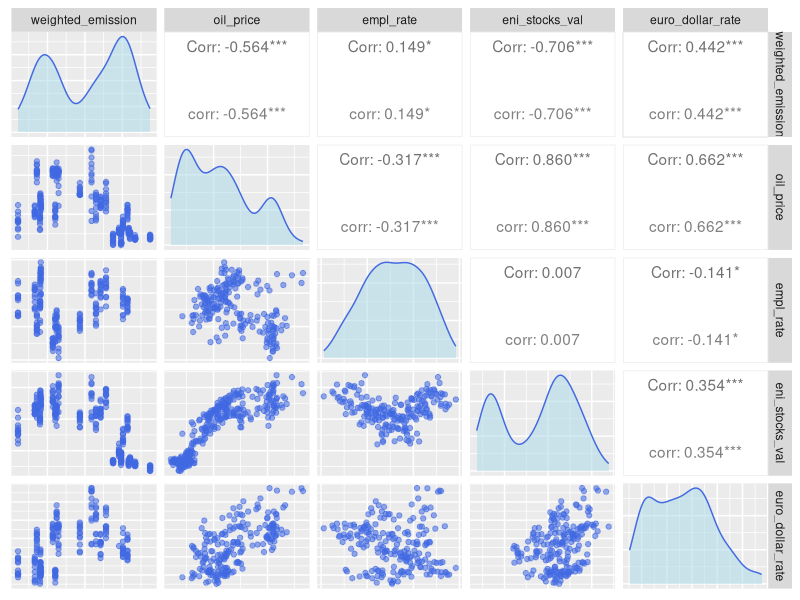
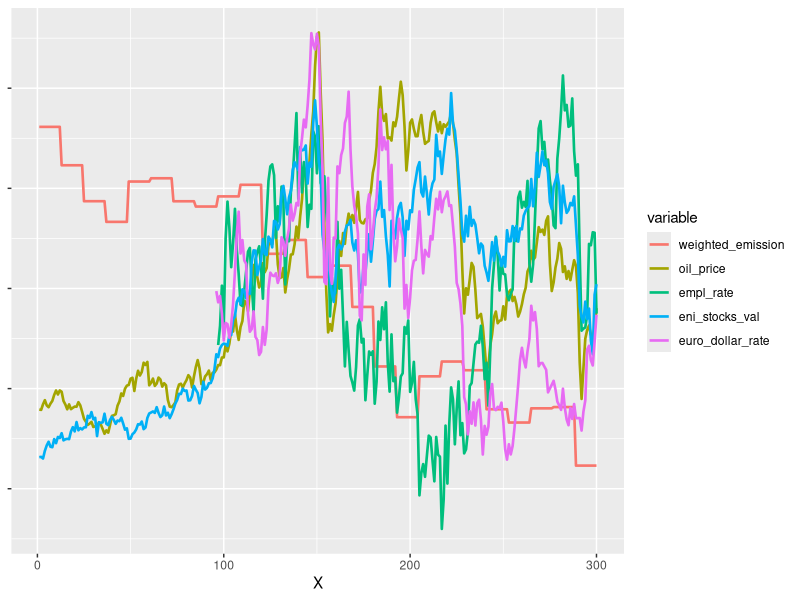
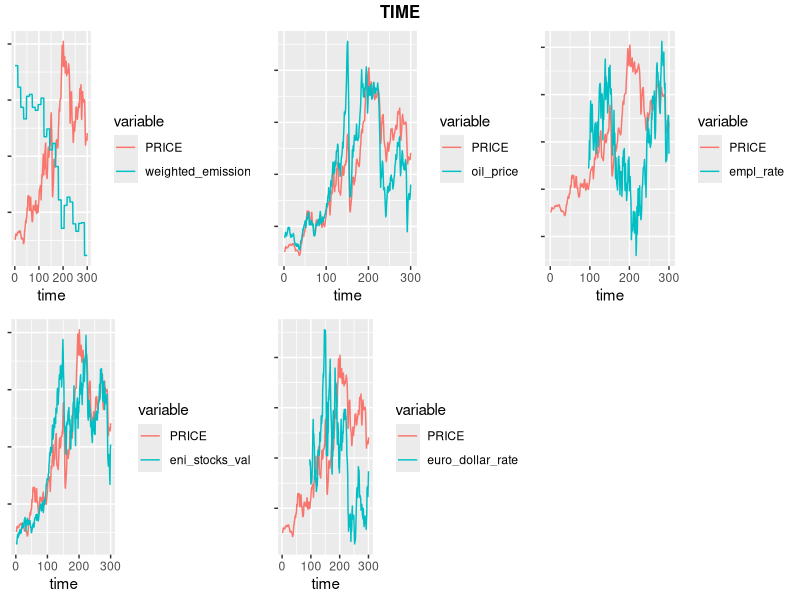

These figures' R source, in order:
library(ggpubr)
library(ggplot2)
library(GGally)
library(dplyr)
library(reshape)
library(rlist)

data <- read.csv('data/merged_data.csv') %>% as_tibble
vars <- (data %>% colnames)[c(10,11,12,13,14)]
n <- nrow(data)
objective_variable = 'PRICE'
#objective_variable = 'NET.PRICE'

######## EXPLANATORY ANALISYS ###########
g <- ggplot(data, aes(y='PRICE'))

#!!! THIS DOESN'T TAKE INTO ACCOUNT THE TIME CORRELATION !!!
mycolors <- c("corr"="royalblue", "Corr"="lightblue")
ggpairs(data %>% select(all_of(vars)),
        aes(col=rep("corr",n),
            fill=rep("Corr",n),
            alpha = 0.4))  +
  scale_fill_manual(values = mycolors, 
                    aesthetics = c("colour", "fill")) + 
  theme(axis.line=element_blank(),
        axis.text=element_blank(),
        axis.ticks=element_blank())
#

data_scaled <- data %>% select(all_of(vars)) %>%
  scale() %>% as_tibble() %>% mutate(X=c(1:n)) %>% as.data.frame()
df.melted <- melt(data_scaled, id = 'X')
ggplot(data = df.melted, aes(x = X, y = value, color = variable)) +
  geom_line(size=0.9, linetype=1) +  
  theme(axis.title.y=element_blank(),
        axis.text.y=element_blank())

pairs_plot <- list()
for (var in vars){
  data_plot <- data %>% 
    select(all_of(objective_variable), all_of(var)) %>%
    scale() %>% as.data.frame() %>% 
    mutate(time = c(1:n)) 
  df.melted <- melt(data_plot, id = 'time')
  pair_plot <- ggplot(data = df.melted, aes(x = time, y = value, color = variable)) +  
    geom_line() +
    theme(axis.title.y=element_blank(), 
          axis.text.y=element_blank()) 
  pairs_plot <- pairs_plot %>% list.append(pair_plot)
}
ggarrange(ggarrange(pairs_plot[[1]],pairs_plot[[2]], pairs_plot[[3]], pairs_plot[[4]],pairs_plot[[5]],
                    ncol=3, nrow=2) ) %>% 
  annotate_figure(top=text_grob("TIME",face="bold"))
